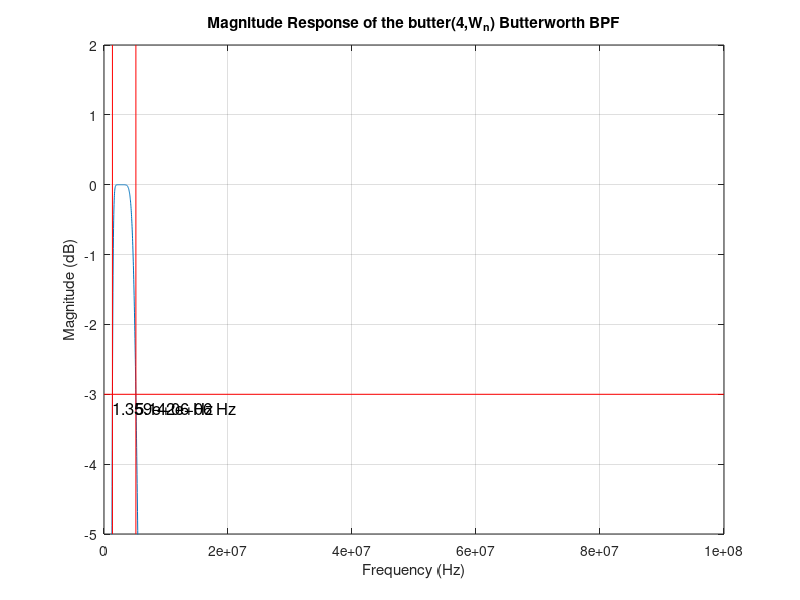
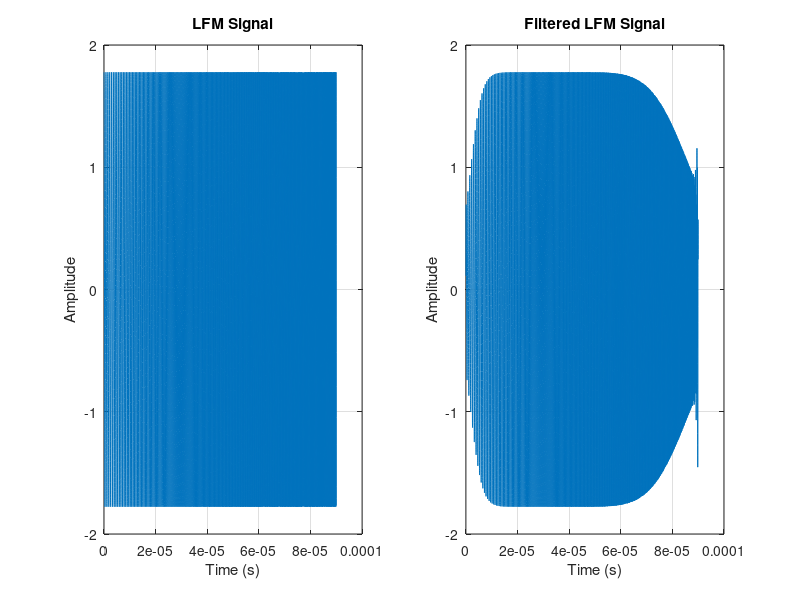
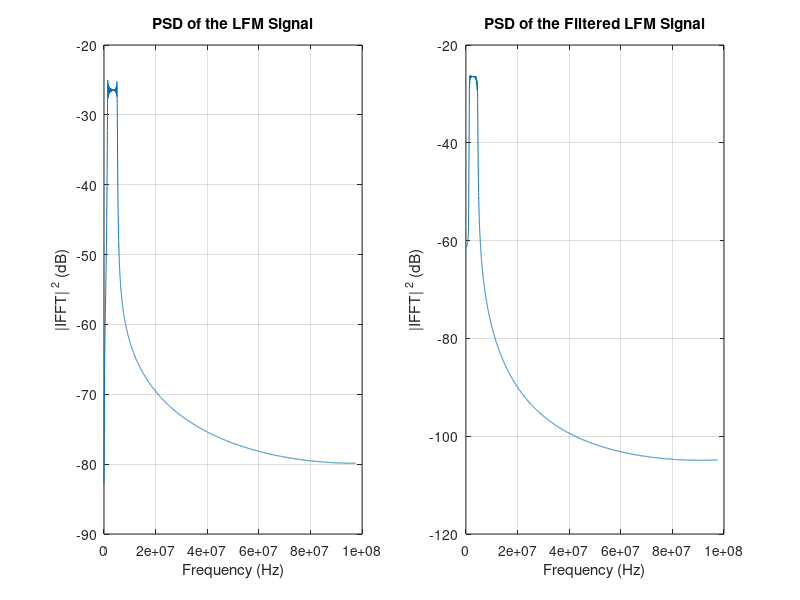

These charts were generated, in order, by the following MATLAB code: (Note: this script raises an error after producing the figures.)
%% Project #1: Simulated Filter Characterization
%
% This M-file is written to characterize the performace of basic MATLAB
% filtering operations and assessing their impact on simulated signals
% corrupted with AWGN.
%
% Inputs:
%   N/A
%
% Outputs:
%
% Dependancies:
%   Linear_FM_Gen.m
%
% Author:  2d Lt Taylor Bodin
% Class: Digital Communications I, EENG 669, Winter 2017
close all; clear; clc;
rng(20170111); %seed the RNG for reproducable results
set(0,'defaultfigureWindowStyle','docked')

%% Task 1: Determine Bandwidths of Interest

%%% Generate the Linear FM Signal (s(t)_Sim)
load lfm_sig.mat;

%%% 1.A.i: -3.0 dB Bandwidth Based on Center Frequency Power

% Setup Variables
index_CarFrq = floor(CarFrq/delf) + 1; % Carrier frequency is the middle of the signal
power_CarFrq = 10*log10(NormSpec(index_CarFrq));

% find the 3.0 and 10.0 dB down levels
down_3db = power_CarFrq - 3.0; % -4.3526 dB
down_10db = power_CarFrq - 10.0; % -11.3526 dB

% Graphically determined interpolation points for each level
lfm_low_3db = 10*log10(NormSpec(123:124)); 
lfm_high_3db = 10*log10(NormSpec(463:464));

lfm_low_10db = 10*log10(NormSpec(112:113)); 
lfm_high_10db = 10*log10(NormSpec(475:476));

% 3 dB
f_3db_low = interp1(lfm_low_3db, fplot(123:124),down_3db);
f_3db_high = interp1(lfm_high_3db, fplot(463:464),down_3db);
bw_3db = f_3db_high - f_3db_low;

% 10 dB
f_10db_low = interp1(lfm_low_10db, fplot(112:113),down_10db);
f_10db_high = interp1(lfm_high_10db, fplot(475:476),down_10db);
bw_10db = f_10db_high - f_10db_low;

%%% 1.C: Bandwidth Containing ALL of the Simulated LFM signal power
bw_all = fplot(end)-fplot(1);

%%% 1.D: Average LFM Signal Power Contained in W_{-3.0dB} and W_{-10.0dB}

% W_3db Average Power
index_3db_low = 123;
index_3db_high = 464;
power_3db_bw = sum(LFMpsd(index_3db_low:index_3db_high));

% W_10db Average Power
index_10db_low = 112;
index_10db_high = 476;
power_10db_bw = sum(LFMpsd(index_10db_low:index_10db_high));

%% Task 2: Generate (S/N)_{sim}

%%% 2.A: LFMsig

% Time Domain Imported from lfm_sig.mat
% - LMFsig

% Spectral Domain Imported from lfm_sig.mat
% - LFMpsd

% Power measures imported from lfm_sig.mat
% - PowEstFrq
% - PowEstTim
% - Pave

%%% 2.B: Generate AGWN

% Coefficients for SNR in [-10.0 0.5 10.0] 
coeff_noise_db = -10:.5:10;
coeff_noise = 10.^(coeff_noise_db/10);

% Time Domain
agwn = randn(1,length(LFMsig));
agwn = sqrt(coeff_noise*Pave)'*agwn;

% Spectral Domain
fft_pts = 2^nextpow2(length(agwn(1,:)))/2; % Used for all subsequent ffts
psd_agwn = abs(fft(agwn,fft_pts,2)/length(agwn(1,:))).^2;

% Power
power_ave_time_agwn = var(agwn,0,2) + mean(agwn,2).^2;
power_ave_freq_agwn = sum(psd_agwn,2)/2;

%%% 2.C: Generate LFMsig_sim

% Time Domain
LFMsig_sim = agwn(1:end,:)+LFMsig;

% Spectral Domain
for n=1:size(LFMsig_sim,1)
        psd_LFMsig_sim(n,:) = ...
            abs(fft(LFMsig_sim(n,:))/size(LFMsig_sim,2)).^2;
end

% Power
power_ave_time_LFMsig_sim = var(LFMsig_sim,0,2) + mean(LFMsig_sim,2).^2;
power_ave_freq_LFMsig_sim = sum(psd_LFMsig_sim,2);

%%% 2.D: Calculate SNR_{sim}
snr_sim = Pave./power_ave_time_agwn;
snr_sim_db = 10*log10(snr_sim);

%% Task 3: Generate (S/N)_{sys}

%%% 3.A: Generate a Butterworth LPF with BW matching W_{-3.0dB}
[butter_b butter_a] = butter(4,[f_3db_low,f_3db_high]/(FSamp/2));

% plot the filter response to verify functionality
% note: filt filt produces a slightly different effective filter
[mag_butter, f_butter] = freqz(butter_b, butter_a, 5000, FSamp);

figure(1) % Question about how you want to show this
plot(f_butter,10*log10(abs(mag_butter).^2)); %Question about 20 vs 10
set(gca,'YLim',[-5 2])
line([f_3db_low f_3db_low],get(gca,'YLim'),'Color',[1 0 0])
line([f_3db_high f_3db_high],get(gca,'YLim'),'Color',[1 0 0])
line(get(gca,'Xlim'),[-3 -3],'Color',[1 0 0])
text(f_3db_low, -3.2, [num2str(f_3db_low,'%10.3e') ' Hz'], 'FontSize', 12);
text(f_3db_high, -3.2, [num2str(f_3db_high,'%10.3e') ' Hz'], 'FontSize', 12);
grid
xlabel('Frequency (Hz)')
ylabel('Magnitude (dB)')
title('Magnitude Response of the butter(4,W_n) Butterworth BPF')

%%% 3.B: Filter LFMsig

% Time Domain
LFMsig_filt = filtfilt(butter_b, butter_a, LFMsig);

% Spectral Domain
psd_LFMsig_filt = abs(fft(LFMsig_filt,fft_pts,2)/length(LFMsig_filt(1,:))).^2;

% Power

%%% 3.C: Filter AWGN

% Time Domain
for n=1:size(agwn,1)
        agwn_sys(n,:) = filtfilt(butter_b, butter_a, agwn(n,:));
end

% Spectral Domain
psd_agwn_filt = abs(fft(agwn_sys,fft_pts,2)/length(agwn_sys(1,:))).^2;

% Power
power_ave_time_sys_agwn = var(agwn_sys,0,2) + mean(agwn_sys,2).^2;

%%% 3.D: Filter the AWGN + LFMsig

% Time Domain done in loop in 3.B
for n=1:size(LFMsig_sim,1)
        LFMsig_sys(n,:) = filtfilt(butter_b, butter_a, LFMsig_sim(n,:));
end

% Spectral
psd_sn_sys = abs(fft(LFMsig_sys(21,:))/length(LFMsig_sys(21,:))).^2;

% Power
power_ave_time_sys_lfm = var(LFMsig_filt,0,2) + mean(LFMsig_filt,2).^2;

%%% 3.E: Calculate SNR_{sys}
snr_sys = power_ave_time_sys_lfm./power_ave_time_sys_agwn;
snr_sys_db = 10*log10(snr_sys);


%% Task 4: Compare and Discuss the time-domain LFMsig at input and output

%%% 4.A Structure
figure(5)

h(1) = subplot(1,2,1);
plot(TimVec,LFMsig);
grid
xlabel ('Time (s)')
ylabel ('Amplitude')
title('LFM Signal')

h(2) = subplot(1,2,2);
plot(TimVec,LFMsig_filt)
grid
xlabel ('Time (s)')
ylabel ('Amplitude')
title('Filtered LFM Signal')

%%% 4.D Spectral Characteristics
figure(6)

h(1) = subplot(1,2,1);
plot(fplot,10*log10(LFMpsd(1:length(fplot))));
grid
xlabel ('Frequency (Hz)')
ylabel ('|IFFT|^{ 2} (dB)')
title('PSD of the LFM Signal')

h(2) = subplot(1,2,2);
plot(fplot,10*log10(psd_LFMsig_filt(1:length(fplot)))); %/max(abs(psd_LFMsig_filt)
grid
xlabel ('Frequency (Hz)')
ylabel ('|IFFT|^{ 2} (dB)')
title('PSD of the Filtered LFM Signal')

%linkaxes(h,'x')
xlim(h,[1e6 5.5e6])
ylim(h,[-40 -25])

%%% 4.C Power Characteristics

%% Task 5: Compare and Discuss the time-domain noise at input and output

%%% 5.A Structure
figure(7)

h(1) = subplot(1,2,1);
plot(TimVec,agwn(21,:));
grid
xlabel ('Time (s)')
ylabel ('Amplitude')
title('Noise Structure Prior to Filtering')

h(2) = subplot(1,2,2);
plot(TimVec,agwn_sys(21,:))
grid
xlabel ('Time (s)')
ylabel ('Amplitude')
title('Noise Structure After Filtering')

%%% 5.B Spectral Characteristics
figure(8)
h(1) = subplot(1,2,1);
plot(fplot,10*log10(psd_agwn(21,1:length(fplot))));
grid
xlabel ('Frequency (Hz)')
ylabel ('|IFFT|^{ 2} (dB)')
title('Noise PSD Prior to Filtering')

h(2) = subplot(1,2,2);
plot(fplot,10*log10(psd_agwn_filt(21,1:length(fplot))));
grid
xlabel ('Frequency (Hz)')
ylabel ('|IFFT|^{ 2} (dB)')
title('Noise PSD After Filtering')

linkaxes(h,'x')
xlim(h,[0 1e7])

%%% 5.C Power Characteristics

%% Task 6: Compare and Discuss LFMsig + AWGN

%%% 6.A: Structure
figure(2)

h(1) = subplot(1,3,1);
plot(TimVec,LFMsig); % 0.0 dB point
grid
xlabel('Time (s)')
ylabel('Amplitude')
title('The LFM Signal')

h(2) = subplot(1,3,2);
plot(TimVec,LFMsig_sim(21,:)); % 0.0 dB point
grid
xlabel('Time (s)')
ylabel('Amplitude')
title('The LFM Signal in the Simulated Channel')

h(3) = subplot(1,3,3);
plot(TimVec,LFMsig_sys(21,:));
grid
xlabel('Time (s)')
ylabel('Amplitude')
title('The LFM Signal Filtered in the Simulated System')

linkaxes(h,'y')
ylim(h(1),[-6 6])

%%% 6.B: Spectral
figure(3)

h(1) = subplot(1,3,1);
plot(fplot,10*log10(NormSpec(1:length(fplot))));
grid
xlabel ('Frequency (Hz)')
ylabel ('|IFFT|^{ 2} (dB)')
title('Normalized PSD of the LFM Signal')

h(2) = subplot(1,3,2);
plot(fplot,10*log10(psd_LFMsig_sim(21,1:length(fplot)) ...
    ./max(abs(psd_LFMsig_sim(21,:)))));
grid
xlabel ('Frequency (Hz)')
ylabel ('|IFFT|^{ 2} (dB)')
title('Normalized PSD of the LFM Signal in the Simulated Channel')

h(3) = subplot(1,3,3);
plot(fplot,10*log10(psd_sn_sys(1:length(fplot))./max(abs(psd_sn_sys))));
grid
xlabel ('Frequency (Hz)')
ylabel ('|IFFT|^{ 2} (dB)')
title('Normalized PSD of the LFM Signal Filtered in the Simulated System')

linkaxes(h,'y')
xlim(h,[0 7e6])
ylim(h,[-15 0])

%%% 6.C: Power
figure(4)

plot(snr_sim_db,snr_sys_db);
set(gca,'XLim',[-10 10])
set(gca,'YLim',[3 25])
grid
xlabel ('Simulated SNR (dB)')
ylabel ('System SNR (dB)')
title('SNR_{Sim} vs. SNR_{Sys}')